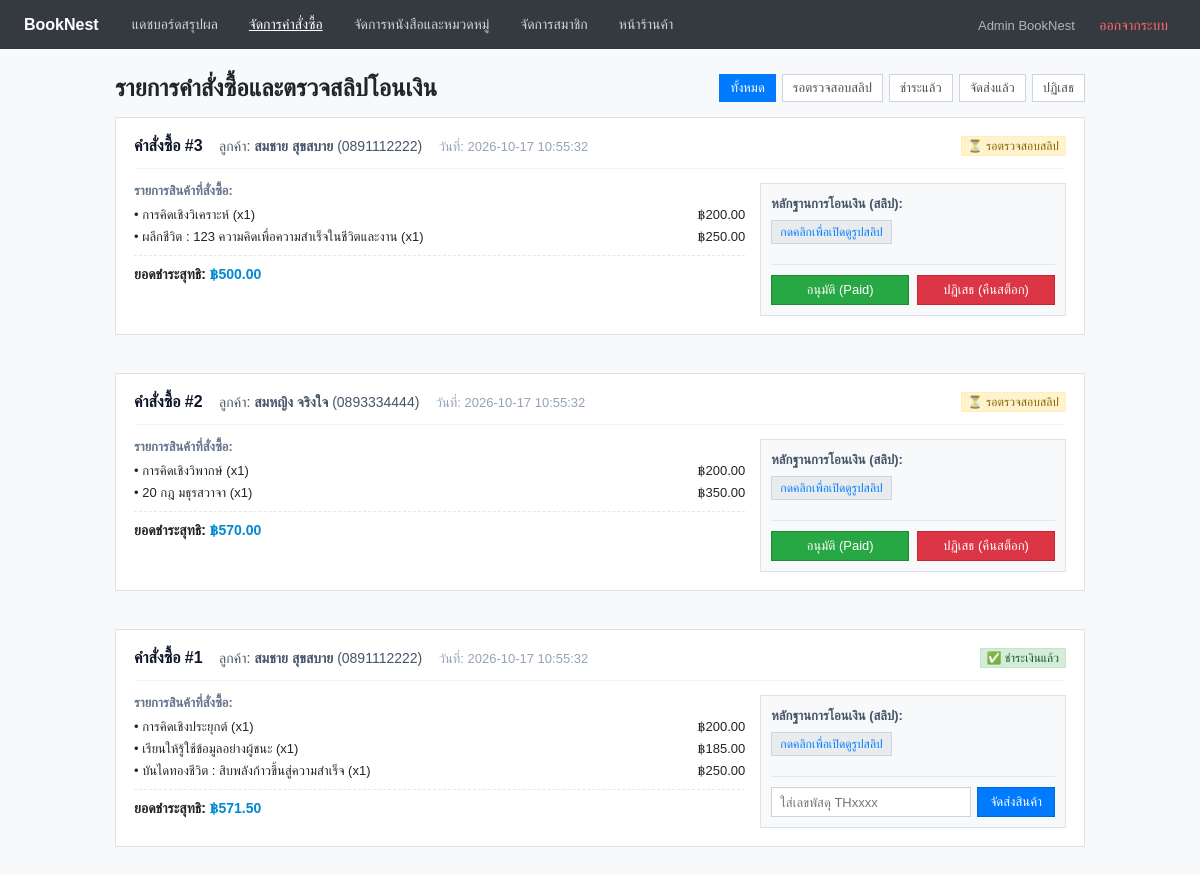
The app's page /admin/orders.php (signed in) with its own data.
### tables this page shows
CREATE TABLE IF NOT EXISTS orders (
    order_id INT AUTO_INCREMENT PRIMARY KEY,
    user_id INT NOT NULL,
    subtotal DECIMAL(10,2) NOT NULL,
    discount_amount DECIMAL(10,2) DEFAULT 0.00,
    shipping_fee DECIMAL(10,2) DEFAULT 0.00,
    net_total DECIMAL(10,2) NOT NULL,
    slip_image VARCHAR(255) DEFAULT NULL,
    status ENUM('pending', 'paid', 'shipped', 'rejected') DEFAULT 'pending',
    tracking_no VARCHAR(100) DEFAULT NULL,
    created_at TIMESTAMP DEFAULT CURRENT_TIMESTAMP,
    FOREIGN KEY (user_id) REFERENCES users(user_id) ON DELETE CASCADE
);

CREATE TABLE IF NOT EXISTS users (
    user_id INT AUTO_INCREMENT PRIMARY KEY,
    fullname VARCHAR(100) NOT NULL,
    email VARCHAR(100) NOT NULL UNIQUE,
    password VARCHAR(255) NOT NULL,
    phone VARCHAR(20),
    address TEXT,
    role ENUM('customer', 'admin') DEFAULT 'customer',
    created_at TIMESTAMP DEFAULT CURRENT_TIMESTAMP
);

CREATE TABLE IF NOT EXISTS order_items (
    item_id INT AUTO_INCREMENT PRIMARY KEY,
    order_id INT NOT NULL,
    book_id INT NOT NULL,
    quantity INT NOT NULL,
    price_each DECIMAL(10,2) NOT NULL,
    FOREIGN KEY (order_id) REFERENCES orders(order_id) ON DELETE CASCADE,
    FOREIGN KEY (book_id) REFERENCES books(book_id) ON DELETE CASCADE
);

CREATE TABLE IF NOT EXISTS books (
    book_id INT AUTO_INCREMENT PRIMARY KEY,
    category_id INT NOT NULL,
    title VARCHAR(255) NOT NULL,
    price DECIMAL(10,2) NOT NULL,
    stock INT DEFAULT 20,
    cover_image VARCHAR(255) NOT NULL,
    is_bestseller TINYINT(1) DEFAULT 0,
    FOREIGN KEY (category_id) REFERENCES categories(category_id) ON DELETE CASCADE
);

### admin/orders.php (the view, shortened to what this page needs)
<?php
require_once __DIR__ . '/../db.php';
$filter_status = $_GET['status'] ?? 'all';
$where_clause = "";
$orders_sql = "SELECT o.*, u.fullname, u.phone
               FROM orders o
               JOIN users u ON o.user_id = u.user_id
               $where_clause
               ORDER BY o.order_id DESC";
$orders_res = mysqli_query($conn, $orders_sql);
$orders_list = [];
while ($ord = mysqli_fetch_assoc($orders_res)) {
    $oid = $ord['order_id'];
    $items_sql = "SELECT oi.*, b.title, b.cover_image
                  FROM order_items oi
                  JOIN books b ON oi.book_id = b.book_id
                  WHERE oi.order_id = $oid";
    $items_res = mysqli_query($conn, $items_sql);
    $items = [];
    while ($it = mysqli_fetch_assoc($items_res)) {
        $items[] = $it;
    }
    $ord['items'] = $items;
    $orders_list[] = $ord;
}
?>
<!DOCTYPE html>
<html lang="th">
<head>
    <link rel="stylesheet" href="/assets/css/admin.css">
</head>
<body>
<header class="admin-nav">
    <div class="admin-nav-left">
        <span class="brand-title">BookNest</span>
        <a href="/admin/dashboard.php">แดชบอร์ดสรุปผล</a>
        <a href="/admin/orders.php" class="active">จัดการคำสั่งซื้อ</a>
        <a href="/admin/books.php">จัดการหนังสือและหมวดหมู่</a>
        <a href="/admin/users.php">จัดการสมาชิก</a>
        <a href="/index.php" target="_blank">หน้าร้านค้า</a>
    </div>
    <div>
        <span class="admin-nav-user"><?= htmlspecialchars($_SESSION['fullname']); ?></span>
        <a href="/logout.php" class="admin-nav-logout">ออกจากระบบ</a>
    </div>
</header>
<main class="admin-container">
    <div class="admin-page-header">
        <h2>รายการคำสั่งซื้อและตรวจสลิปโอนเงิน</h2>
        <div class="admin-filter-group">
            <a href="/admin/orders.php?status=all" class="filter-btn <?= ($filter_status === 'all') ? 'active' : ''; ?>">ทั้งหมด</a>
            <a href="/admin/orders.php?status=pending" class="filter-btn <?= ($filter_status === 'pending') ? 'active' : ''; ?>">รอตรวจสอบสลิป</a>
            <a href="/admin/orders.php?status=paid" class="filter-btn <?= ($filter_status === 'paid') ? 'active' : ''; ?>">ชำระแล้ว</a>
            <a href="/admin/orders.php?status=shipped" class="filter-btn <?= ($filter_status === 'shipped') ? 'active' : ''; ?>">จัดส่งแล้ว</a>
            <a href="/admin/orders.php?status=rejected" class="filter-btn <?= ($filter_status === 'rejected') ? 'active' : ''; ?>">ปฏิเสธ</a>
        </div>
    </div>
    <?php if (empty($orders_list)): ?>
        <div class="card-panel" style="text-align: center; color: #64748b; padding: 40px;">
            ไม่พบรายการคำสั่งซื้อในหมวดนี้
        </div>
    <?php else: ?>
        <div style="display: flex; flex-direction: column; gap: 18px;">
            <?php foreach ($orders_list as $ord): ?>
                <div class="card-panel">
                    <div class="admin-page-header" style="border-bottom: 1px solid #f1f5f9; padding-bottom: 12px; margin-bottom: 14px;">
                        <div>
                            <strong style="font-size: 16px; color: #0f172a;">คำสั่งซื้อ #<?= $ord['order_id']; ?></strong>
                            <span style="font-size: 14px; color: #475569; margin-left: 12px;">ลูกค้า: <strong><?= htmlspecialchars($ord['fullname']); ?></strong> (<?= htmlspecialchars($ord['phone']); ?>)</span>
                            <span style="font-size: 13px; color: #94a3b8; margin-left: 12px;">วันที่: <?= $ord['created_at']; ?></span>
                        </div>
                        <div>
                            <?php
                                $status = $ord['status'];
                                if ($status === 'pending') {
                                    echo '<span class="badge badge-pending">⏳ รอตรวจสอบสลิป</span>';
                                } elseif ($status === 'paid') {
                                    echo '<span class="badge badge-paid">✅ ชำระเงินแล้ว</span>';
                                } elseif ($status === 'shipped') {
                                    echo '<span class="badge badge-shipped">🚚 จัดส่งแล้ว</span>';
                                } elseif ($status === 'rejected') {
                                    echo '<span class="badge badge-rejected">❌ ถูกปฏิเสธ (คืนสต็อกแล้ว)</span>';
                                }
                            ?>
                        </div>
                    </div>
                    <div class="order-card-grid">
                        <div>
                            <p style="font-size: 13px; font-weight: bold; color: #64748b; margin-bottom: 8px;">รายการสินค้าที่สั่งซื้อ:</p>
                            <?php foreach ($ord['items'] as $item): ?>
                                <div style="display: flex; justify-content: space-between; font-size: 13px; margin-bottom: 6px;">
                                    <span>• <?= htmlspecialchars($item['title']); ?> (x<?= $item['quantity']; ?>)</span>
                                    <span>฿<?= number_format($item['price_each'] * $item['quantity'], 2); ?></span>
                                </div>
                            <?php endforeach; ?>
                            <div style="margin-top: 10px; padding-top: 10px; border-top: 1px dashed #e2e8f0; font-size: 14px; font-weight: bold;">
                                ยอดชำระสุทธิ: <span style="color: #0288d1;">฿<?= number_format($ord['net_total'], 2); ?></span>
                            </div>
                        </div>
                        <div class="order-slip-panel">
                            <div>
                                <span style="font-size: 13px; font-weight: bold; color: #475569;">หลักฐานการโอนเงิน (สลิป):</span>
                                <div style="margin: 8px 0;">
                                    <?php if (!empty($ord['slip_image'])): ?>
                                        <a href="/uploads/slips/<?= htmlspecialchars($ord['slip_image']); ?>" target="_blank" class="slip-link-btn">
                                            กดคลิกเพื่อเปิดดูรูปสลิป
                                        </a>
                                    <?php else: ?>
                                        <span style="font-size: 12px; color: #94a3b8;">ไม่มีไฟล์สลิป</span>
                                    <?php endif; ?>
                                </div>
                            </div>
                            <div style="margin-top: 12px; padding-top: 10px; border-top: 1px solid #e2e8f0;">
                                <?php if ($ord['status'] === 'pending'): ?>
                                    <div style="display: flex; gap: 8px;">
                                        <form method="POST" style="flex: 1;">
                                            <button type="submit" class="btn-admin-success" style="width: 100%;">อนุมัติ (Paid)</button>
                                        </form>
                                        <form method="POST" style="flex: 1;" onsubmit="return confirm('ยืนยันปฏิเสธออเดอร์นี้? ระบบจะคืนสต็อกหนังสือเข้าคลังทันที');">
                                            <button type="submit" class="btn-admin-danger" style="width: 100%;">ปฏิเสธ (คืนสต็อก)</button>
                                        </form>
                                    </div>
                                <?php elseif ($ord['status'] === 'paid'): ?>
                                    <form method="POST" style="display: flex; gap: 6px;">
                                        <input type="text" name="tracking_no" required placeholder="ใส่เลขพัสดุ THxxxx" class="form-input-admin" style="flex: 1;">
                                        <button type="submit" class="btn-admin-submit" style="width: auto; padding: 6px 12px;">จัดส่งสินค้า</button>
                                    </form>
                                <?php elseif ($ord['status'] === 'shipped'): ?>
                                    <div style="font-size: 13px; color: #0369a1;">
                                        เลขพัสดุ: <strong><?= htmlspecialchars($ord['tracking_no']); ?></strong>
                                    </div>
                                <?php endif; ?>
                            </div>
                        </div>
                    </div>
                </div>
            <?php endforeach; ?>
        </div>
    <?php endif; ?>
</main>
</body>
</html>

### assets/css/admin.css (style rules this page uses)
* { box-sizing: border-box; margin: 0; padding: 0; font-family: Arial, Tahoma, sans-serif; }
body { background-color: #f8f9fa; color: #212529; min-height: 100vh; }
.admin-nav { background-color: #343a40; padding: 12px 24px; display: flex; justify-content: space-between; align-items: center; }
.admin-nav-left { display: flex; align-items: center; gap: 15px; }
.admin-nav .brand-title { font-size: 16px; font-weight: bold; color: #ffffff; margin-right: 10px; }
.admin-nav a { color: #ced4da; text-decoration: none; font-size: 14px; padding: 4px 8px; }
.admin-nav a:hover, .admin-nav a.active { color: #ffffff; text-decoration: underline; }
.admin-nav-user { color: #adb5bd; font-size: 13px; margin-right: 12px; }
.admin-nav-logout { color: #ff6b6b !important; }
.admin-container { max-width: 1000px; margin: 25px auto; padding: 0 15px; }
.card-panel { background: #ffffff; border: 1px solid #dee2e6; padding: 18px; margin-bottom: 20px; }
.admin-page-header { display: flex; justify-content: space-between; align-items: center; margin-bottom: 15px; }
.admin-filter-group { display: flex; gap: 6px; align-items: center; }
.filter-btn { padding: 5px 10px; font-size: 13px; text-decoration: none; border: 1px solid #ced4da; background: #ffffff; color: #495057; }
.filter-btn.active { background: #007bff; color: #ffffff; border-color: #007bff; }
.form-input-admin { width: 100%; padding: 6px 8px; border: 1px solid #ced4da; font-size: 13px; }
.btn-admin-submit { padding: 6px 12px; background: #007bff; color: white; border: 1px solid #0069d9; cursor: pointer; font-size: 13px; }
.btn-admin-success { padding: 6px 12px; background: #28a745; color: white; border: 1px solid #218838; cursor: pointer; font-size: 13px; }
.btn-admin-danger { padding: 6px 12px; background: #dc3545; color: white; border: 1px solid #c82333; cursor: pointer; font-size: 13px; }
.badge { padding: 2px 6px; font-size: 12px; font-weight: normal; border: 1px solid #ccc; display: inline-block; }
.badge-pending { background: #fff3cd; color: #856404; border-color: #ffeeba; }
.badge-paid { background: #d4edda; color: #155724; border-color: #c3e6cb; }
.order-card-grid { display: grid; grid-template-columns: 2fr 1fr; gap: 15px; }
.order-slip-panel { background: #f8f9fa; padding: 10px; border: 1px solid #dee2e6; display: flex; flex-direction: column; justify-content: space-between; }
.slip-link-btn { display: inline-block; padding: 4px 8px; background: #e9ecef; color: #007bff; border: 1px solid #ced4da; font-size: 12px; text-decoration: none; }

### records on screen
orders: order_id "3", user.fullname "สมชาย สุขสบาย", user.phone "0891112222", created_at "2026-10-17 10:55:32", status "⏳ รอตรวจสอบสลิป", net_total "500.00"
order_items: book.title "การคิดเชิงวิเคราะห์", quantity "1", $item['price_each']*$item['quantity'] "200.00"
order_items: book.title "ผลึกชีวิต : 123 ความคิดเพื่อความสำเร็จในชีวิตและงาน", quantity "1", $item['price_each']*$item['quantity'] "250.00"
orders: order_id "2", user.fullname "สมหญิง จริงใจ", user.phone "0893334444", created_at "2026-10-17 10:55:32", status "⏳ รอตรวจสอบสลิป", net_total "570.00"
order_items: book.title "การคิดเชิงวิพากษ์", quantity "1", $item['price_each']*$item['quantity'] "200.00"
order_items: book.title "20 กฎ มธุรสวาจา", quantity "1", $item['price_each']*$item['quantity'] "350.00"
orders: order_id "1", user.fullname "สมชาย สุขสบาย", user.phone "0891112222", created_at "2026-10-17 10:55:32", status "✅ ชำระเงินแล้ว", net_total "571.50"
order_items: book.title "การคิดเชิงประยุกต์", quantity "1", $item['price_each']*$item['quantity'] "200.00"
order_items: book.title "เรียนให้รู้ใช้ข้อมูลอย่างผู้ชนะ", quantity "1", $item['price_each']*$item['quantity'] "185.00"
order_items: book.title "บันไดทองชีวิต : สิบพลังก้าวขึ้นสู่ความสำเร็จ", quantity "1", $item['price_each']*$item['quantity'] "250.00"

### other values on screen
$_SESSION['fullname'] "Admin BookNest"
